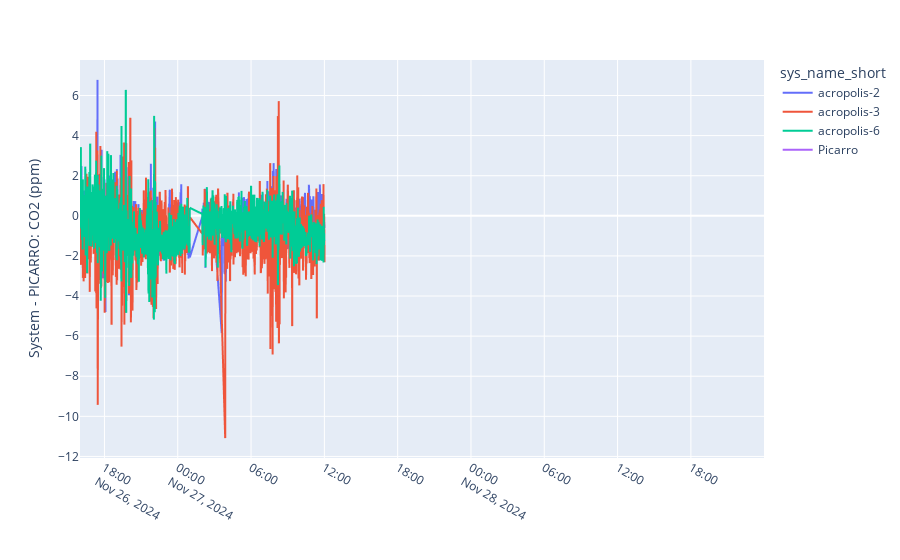

Source (notebook cell):
### Code cell
fig = px.line(df_plot, x="creation_timestamp", y="diff", color="sys_name_short")
fig.update_layout(
    yaxis_title='System - PICARRO: CO2 (ppm)',
    xaxis_title='',
    title='',
)
fig.show()

### Figure 1 — Plotly figure (JSON) as saved in the notebook; plotly's stock layout.template omitted (floating-point values rounded to 4 significant figures; data arrays with more than 128 entries replaced by an {"elided": "..."} marker saying what was removed)
{"data": [{"hovertemplate": "sys_name_short=acropolis-2<br>creation_timestamp=%{x}<br>diff=%{y}<extra></extra>", "legendgroup": "acropolis-2", "line": {"color": "#636efa", "dash": "solid"}, "marker": {"symbol": "circle"}, "mode": "lines", "name": "acropolis-2", "showlegend": true, "type": "scattergl", "x": {"elided": "3170 str values"}, "xaxis": "x", "y": {"elided": "3170 float values"}, "yaxis": "y"}, {"hovertemplate": "sys_name_short=acropolis-3<br>creation_timestamp=%{x}<br>diff=%{y}<extra></extra>", "legendgroup": "acropolis-3", "line": {"color": "#EF553B", "dash": "solid"}, "marker": {"symbol": "circle"}, "mode": "lines", "name": "acropolis-3", "showlegend": true, "type": "scattergl", "x": {"elided": "2843 str values"}, "xaxis": "x", "y": {"elided": "2843 float values"}, "yaxis": "y"}, {"hovertemplate": "sys_name_short=acropolis-6<br>creation_timestamp=%{x}<br>diff=%{y}<extra></extra>", "legendgroup": "acropolis-6", "line": {"color": "#00cc96", "dash": "solid"}, "marker": {"symbol": "circle"}, "mode": "lines", "name": "acropolis-6", "showlegend": true, "type": "scattergl", "x": {"elided": "3206 str values"}, "xaxis": "x", "y": {"elided": "3206 float values"}, "yaxis": "y"}, {"hovertemplate": "sys_name_short=Picarro<br>creation_timestamp=%{x}<br>diff=%{y}<extra></extra>", "legendgroup": "Picarro", "line": {"color": "#ab63fa", "dash": "solid"}, "marker": {"symbol": "circle"}, "mode": "lines", "name": "Picarro", "showlegend": true, "type": "scattergl", "x": {"elided": "1202 str values"}, "xaxis": "x", "y": {"elided": "1202 null values"}, "yaxis": "y"}], "layout": {"legend": {"title": {"text": "sys_name_short"}, "tracegroupgap": 0}, "margin": {"t": 60}, "title": {"text": ""}, "xaxis": {"anchor": "y", "domain": [0, 1], "title": {"text": ""}}, "yaxis": {"anchor": "x", "domain": [0, 1], "title": {"text": "System - PICARRO: CO2 (ppm)"}}}}
